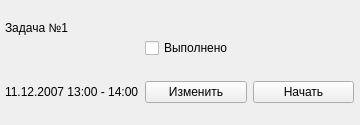
<?xml version="1.0" encoding="UTF-8"?>
<ui version="4.0">
 <class>Frame</class>
 <widget class="QFrame" name="Frame">
  <property name="geometry">
   <rect>
    <x>0</x>
    <y>0</y>
    <width>360</width>
    <height>125</height>
   </rect>
  </property>
  <property name="minimumSize">
   <size>
    <width>360</width>
    <height>125</height>
   </size>
  </property>
  <property name="windowTitle">
   <string>Frame</string>
  </property>
  <property name="styleSheet">
   <string notr="true">QFrame{background:&quot;#CCC&quot;;};</string>
  </property>
  <widget class="QWidget" name="verticalLayoutWidget">
   <property name="geometry">
    <rect>
     <x>0</x>
     <y>0</y>
     <width>359</width>
     <height>124</height>
    </rect>
   </property>
   <layout class="QVBoxLayout" name="verticalLayout">
    <property name="leftMargin">
     <number>5</number>
    </property>
    <property name="topMargin">
     <number>5</number>
    </property>
    <property name="rightMargin">
     <number>5</number>
    </property>
    <property name="bottomMargin">
     <number>5</number>
    </property>
    <item>
     <layout class="QGridLayout" name="gridLayout" columnstretch="0,6">
      <item row="0" column="0">
       <widget class="QLabel" name="label">
        <property name="text">
         <string>&lt;html&gt;&lt;head/&gt;&lt;body&gt;&lt;p&gt;Задача №1&lt;/p&gt;&lt;p&gt;&lt;br/&gt;&lt;/p&gt;&lt;/body&gt;&lt;/html&gt;</string>
        </property>
       </widget>
      </item>
      <item row="0" column="1">
       <widget class="QCheckBox" name="checkBox">
        <property name="text">
         <string>Выполнено</string>
        </property>
       </widget>
      </item>
      <item row="1" column="0">
       <widget class="QLabel" name="label_2">
        <property name="text">
         <string>11.12.2007 13:00 - 14:00</string>
        </property>
       </widget>
      </item>
      <item row="1" column="1">
       <layout class="QHBoxLayout" name="horizontalLayout">
        <item>
         <widget class="QPushButton" name="pushButton">
          <property name="text">
           <string>Изменить</string>
          </property>
         </widget>
        </item>
        <item>
         <widget class="QPushButton" name="pushButton_2">
          <property name="text">
           <string>Начать</string>
          </property>
         </widget>
        </item>
       </layout>
      </item>
     </layout>
    </item>
   </layout>
  </widget>
 </widget>
 <resources/>
 <connections/>
</ui>
